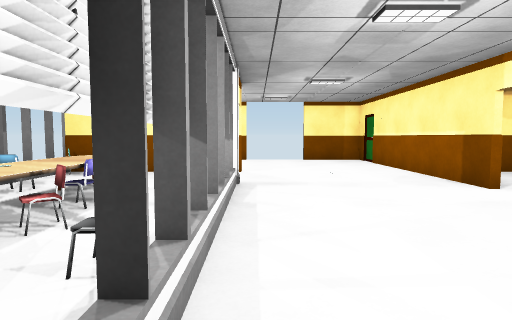
View 1 (above)

12 first-person views from a walk through a scene from a Unity 3-D project. The camera is 1.2 m above the floor, tilts 4° down and sees 75° across. The floor is counted in squares, 1 m on a side. Each view is taken from the middle of a square. On the plan, view 1 faces up. The plan holds only what a view shows up to about 14 squares ahead; the rest is blank. The place goes on beyond the plan.

View 2
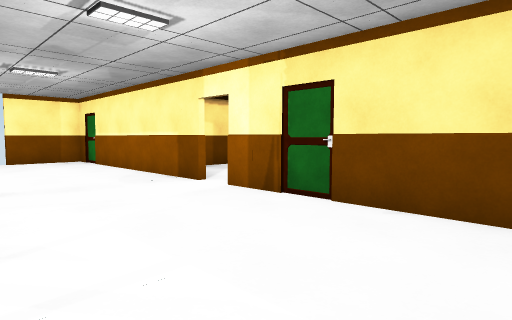

View 3
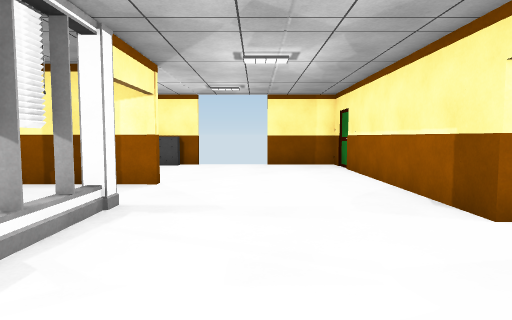

View 4
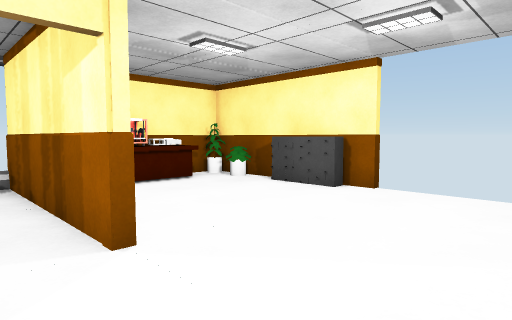

View 5
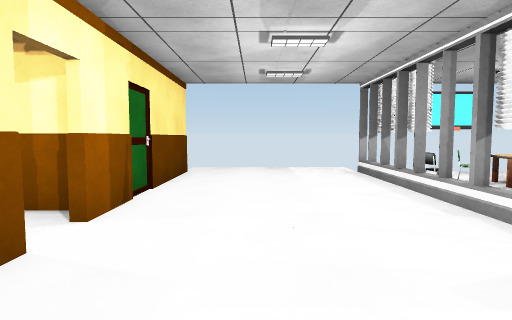

View 6
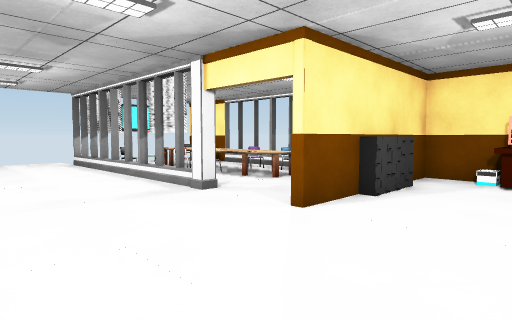

View 7
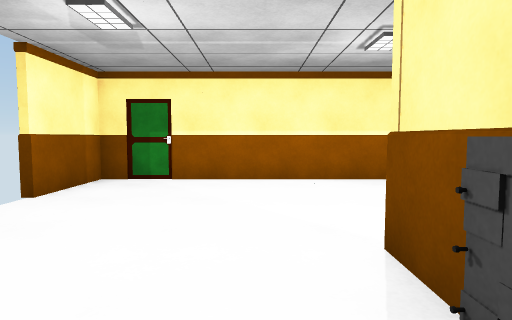

View 8
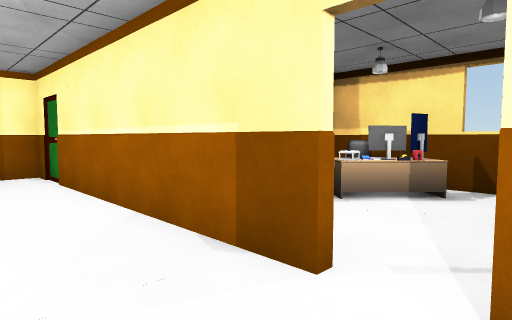

View 9
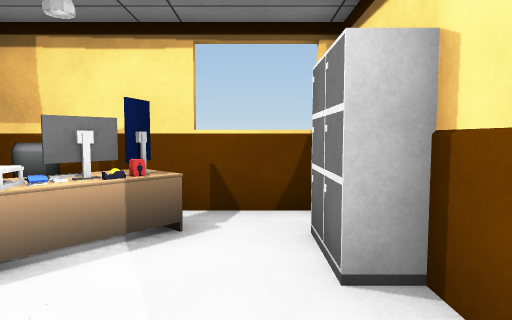

View 10
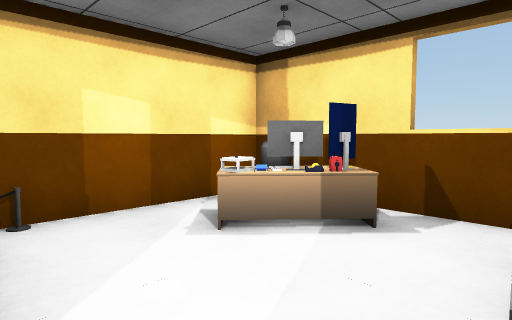

View 11
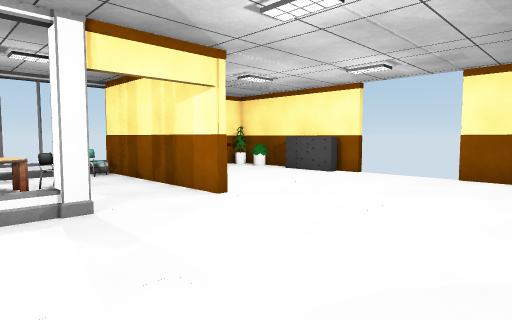

View 12
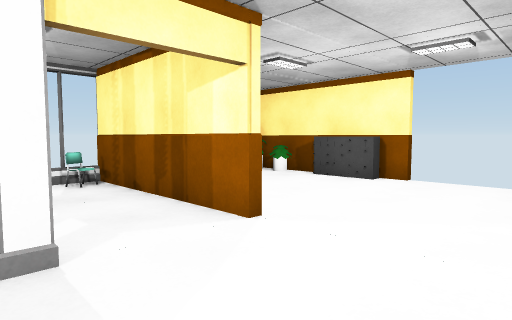

### Floor plan
Key: @ floor where view 1 was taken; # wall or solid block; x gap in a wall; . floor; = window, fence, low wall or low ledge; ^ raised ledge; C chair; T thing the floor can be seen under or through; A table; P printer; B TV; O other object.
Columns run from 7 left of view 1 to 12 right of it. Each row starts with its distance up from view 1.
 18  ######   ##
 17 ##^#OOO...####
 16 #A...........#
 15 #AA.........##
 14 #PA.........##
 13 #...........#
 12 #..OO.......##
 11 #C#####.....########
 10  ...........#^..=C##
  9  ..C........#^..O ##
  8  ..OO.x.....#....O##
  7  .CO .T...........##
  6  .OOC.T.....#...###
  5   .OO.......#####
  4     C........#
  3     O.#.....##
  2    OO.#.....##
  1   ... #.....##
  0   .BB #@....#
 -1        ......
 -2        ......

Positions as (right, up) in squares from view 1, and headings:
1: (0, 0), facing up
2: (0, 0), facing up-right
3: (2, 3), facing up
4: (3, 10), facing up-left
5: (3, 11), facing down
6: (4, 15), facing down-left
7: (-4, 13), facing right
8: (3, 6), facing up-right
9: (6, 7), facing right
10: (6, 6), facing up-right
11: (5, 7), facing up-left
12: (3, 8), facing up-left
